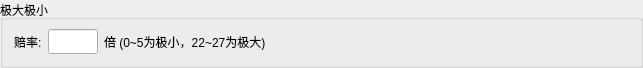
      <widget class="QGroupBox" name="groupBox_6">
       <property name="sizePolicy">
        <sizepolicy hsizetype="Fixed" vsizetype="Fixed">
         <horstretch>0</horstretch>
         <verstretch>0</verstretch>
        </sizepolicy>
       </property>
       <property name="maximumSize">
        <size>
         <width>650</width>
         <height>60</height>
        </size>
       </property>
       <property name="title">
        <string>极大极小</string>
       </property>
       <layout class="QHBoxLayout" name="horizontalLayout_12">
        <property name="topMargin">
         <number>9</number>
        </property>
        <item>
         <widget class="QLabel" name="label_7">
          <property name="text">
           <string>赔率:</string>
          </property>
         </widget>
        </item>
        <item>
         <widget class="QLineEdit" name="ledtMMAccordLR">
          <property name="sizePolicy">
           <sizepolicy hsizetype="Fixed" vsizetype="Preferred">
            <horstretch>0</horstretch>
            <verstretch>0</verstretch>
           </sizepolicy>
          </property>
          <property name="maximumSize">
           <size>
            <width>50</width>
            <height>16777215</height>
           </size>
          </property>
          <property name="font">
           <font>
            <family>微软雅黑</family>
           </font>
          </property>
          <property name="styleSheet">
           <string notr="true">color: rgb(0, 0, 255);</string>
          </property>
          <property name="alignment">
           <set>Qt::AlignCenter</set>
          </property>
         </widget>
        </item>
        <item>
         <widget class="QLabel" name="label_8">
          <property name="text">
           <string>倍 (0~5为极小，22~27为极大)</string>
          </property>
         </widget>
        </item>
        <item>
         <spacer name="horizontalSpacer_6">
          <property name="orientation">
           <enum>Qt::Horizontal</enum>
          </property>
          <property name="sizeHint" stdset="0">
           <size>
            <width>363</width>
            <height>20</height>
           </size>
          </property>
         </spacer>
        </item>
       </layout>
      </widget>
